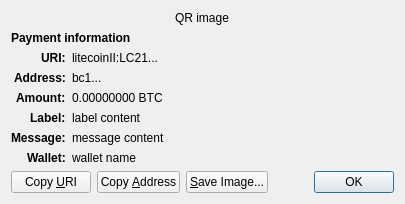
<?xml version="1.0" encoding="UTF-8"?>
<ui version="4.0">
 <class>ReceiveRequestDialog</class>
 <widget class="QDialog" name="ReceiveRequestDialog">
  <property name="geometry">
   <rect>
    <x>0</x>
    <y>0</y>
    <width>413</width>
    <height>229</height>
   </rect>
  </property>
  <property name="windowTitle">
   <string>Request payment to ...</string>
  </property>
  <layout class="QGridLayout" name="gridLayout" columnstretch="0,1">
   <property name="sizeConstraint">
    <enum>QLayout::SetFixedSize</enum>
   </property>
   <item row="0" column="0" colspan="2" alignment="Qt::AlignHCenter">
    <widget class="QRImageWidget" name="qr_code">
     <property name="text">
      <string notr="true">QR image</string>
     </property>
     <property name="textInteractionFlags">
      <set>Qt::NoTextInteraction</set>
     </property>
    </widget>
   </item>
   <item row="1" column="0" colspan="2">
    <widget class="QLabel" name="payment_header">
     <property name="font">
      <font>
       <weight>75</weight>
       <bold>true</bold>
      </font>
     </property>
     <property name="text">
      <string>Payment information</string>
     </property>
     <property name="textInteractionFlags">
      <set>Qt::NoTextInteraction</set>
     </property>
    </widget>
   </item>
   <item row="2" column="0" alignment="Qt::AlignRight|Qt::AlignTop">
    <widget class="QLabel" name="uri_tag">
     <property name="font">
      <font>
       <weight>75</weight>
       <bold>true</bold>
      </font>
     </property>
     <property name="text">
      <string notr="true">URI:</string>
     </property>
     <property name="textFormat">
      <enum>Qt::PlainText</enum>
     </property>
     <property name="textInteractionFlags">
      <set>Qt::NoTextInteraction</set>
     </property>
    </widget>
   </item>
   <item row="2" column="1" alignment="Qt::AlignTop">
    <widget class="QLabel" name="uri_content">
     <property name="text">
      <string notr="true">litecoinII:LC21...</string>
     </property>
     <property name="textFormat">
      <enum>Qt::RichText</enum>
     </property>
     <property name="wordWrap">
      <bool>true</bool>
     </property>
     <property name="textInteractionFlags">
      <set>Qt::TextSelectableByMouse</set>
     </property>
    </widget>
   </item>
   <item row="3" column="0" alignment="Qt::AlignRight|Qt::AlignTop">
    <widget class="QLabel" name="address_tag">
     <property name="font">
      <font>
       <weight>75</weight>
       <bold>true</bold>
      </font>
     </property>
     <property name="text">
      <string>Address:</string>
     </property>
     <property name="textInteractionFlags">
      <set>Qt::NoTextInteraction</set>
     </property>
    </widget>
   </item>
   <item row="3" column="1" alignment="Qt::AlignTop">
    <widget class="QLabel" name="address_content">
     <property name="text">
      <string notr="true">bc1...</string>
     </property>
     <property name="textFormat">
      <enum>Qt::PlainText</enum>
     </property>
     <property name="textInteractionFlags">
      <set>Qt::TextSelectableByMouse</set>
     </property>
    </widget>
   </item>
   <item row="4" column="0" alignment="Qt::AlignRight|Qt::AlignTop">
    <widget class="QLabel" name="amount_tag">
     <property name="font">
      <font>
       <weight>75</weight>
       <bold>true</bold>
      </font>
     </property>
     <property name="text">
      <string>Amount:</string>
     </property>
     <property name="textInteractionFlags">
      <set>Qt::NoTextInteraction</set>
     </property>
    </widget>
   </item>
   <item row="4" column="1" alignment="Qt::AlignTop">
    <widget class="QLabel" name="amount_content">
     <property name="text">
      <string notr="true">0.00000000 BTC</string>
     </property>
     <property name="textFormat">
      <enum>Qt::PlainText</enum>
     </property>
     <property name="textInteractionFlags">
      <set>Qt::TextSelectableByMouse</set>
     </property>
    </widget>
   </item>
   <item row="5" column="0" alignment="Qt::AlignRight|Qt::AlignTop">
    <widget class="QLabel" name="label_tag">
     <property name="font">
      <font>
       <weight>75</weight>
       <bold>true</bold>
      </font>
     </property>
     <property name="text">
      <string>Label:</string>
     </property>
     <property name="textInteractionFlags">
      <set>Qt::NoTextInteraction</set>
     </property>
    </widget>
   </item>
   <item row="5" column="1" alignment="Qt::AlignTop">
    <widget class="QLabel" name="label_content">
     <property name="text">
      <string notr="true">label content</string>
     </property>
     <property name="textFormat">
      <enum>Qt::PlainText</enum>
     </property>
     <property name="wordWrap">
      <bool>true</bool>
     </property>
     <property name="textInteractionFlags">
      <set>Qt::TextSelectableByMouse</set>
     </property>
    </widget>
   </item>
   <item row="6" column="0" alignment="Qt::AlignRight|Qt::AlignTop">
    <widget class="QLabel" name="message_tag">
     <property name="font">
      <font>
       <weight>75</weight>
       <bold>true</bold>
      </font>
     </property>
     <property name="text">
      <string>Message:</string>
     </property>
     <property name="textInteractionFlags">
      <set>Qt::NoTextInteraction</set>
     </property>
    </widget>
   </item>
   <item row="6" column="1" alignment="Qt::AlignTop">
    <widget class="QLabel" name="message_content">
     <property name="text">
      <string notr="true">message content</string>
     </property>
     <property name="textFormat">
      <enum>Qt::PlainText</enum>
     </property>
     <property name="wordWrap">
      <bool>true</bool>
     </property>
     <property name="textInteractionFlags">
      <set>Qt::TextSelectableByMouse</set>
     </property>
    </widget>
   </item>
   <item row="7" column="0" alignment="Qt::AlignRight|Qt::AlignTop">
    <widget class="QLabel" name="wallet_tag">
     <property name="font">
      <font>
       <weight>75</weight>
       <bold>true</bold>
      </font>
     </property>
     <property name="text">
      <string>Wallet:</string>
     </property>
     <property name="textInteractionFlags">
      <set>Qt::NoTextInteraction</set>
     </property>
    </widget>
   </item>
   <item row="7" column="1" alignment="Qt::AlignTop">
    <widget class="QLabel" name="wallet_content">
     <property name="text">
      <string notr="true">wallet name</string>
     </property>
     <property name="textFormat">
      <enum>Qt::PlainText</enum>
     </property>
     <property name="wordWrap">
      <bool>true</bool>
     </property>
     <property name="textInteractionFlags">
      <set>Qt::TextSelectableByMouse</set>
     </property>
    </widget>
   </item>
   <item row="8" column="0" colspan="2">
    <layout class="QHBoxLayout" name="horizontalLayout">
     <item>
      <widget class="QPushButton" name="btnCopyURI">
       <property name="text">
        <string>Copy &amp;URI</string>
       </property>
       <property name="autoDefault">
        <bool>false</bool>
       </property>
      </widget>
     </item>
     <item>
      <widget class="QPushButton" name="btnCopyAddress">
       <property name="text">
        <string>Copy &amp;Address</string>
       </property>
       <property name="autoDefault">
        <bool>false</bool>
       </property>
      </widget>
     </item>
     <item>
      <widget class="QPushButton" name="btnSaveAs">
       <property name="text">
        <string>&amp;Save Image...</string>
       </property>
       <property name="autoDefault">
        <bool>false</bool>
       </property>
      </widget>
     </item>
     <item>
      <spacer name="horizontalSpacer_2">
       <property name="orientation">
        <enum>Qt::Horizontal</enum>
       </property>
       <property name="sizeHint" stdset="0">
        <size>
         <width>40</width>
         <height>20</height>
        </size>
       </property>
      </spacer>
     </item>
     <item>
      <widget class="QDialogButtonBox" name="buttonBox">
       <property name="focusPolicy">
        <enum>Qt::StrongFocus</enum>
       </property>
       <property name="standardButtons">
        <set>QDialogButtonBox::Ok</set>
       </property>
      </widget>
     </item>
    </layout>
   </item>
  </layout>
 </widget>
 <customwidgets>
  <customwidget>
   <class>QRImageWidget</class>
   <extends>QLabel</extends>
   <header>qt/qrimagewidget.h</header>
  </customwidget>
 </customwidgets>
 <tabstops>
  <tabstop>buttonBox</tabstop>
  <tabstop>btnCopyURI</tabstop>
  <tabstop>btnCopyAddress</tabstop>
  <tabstop>btnSaveAs</tabstop>
 </tabstops>
 <resources/>
 <connections>
  <connection>
   <sender>buttonBox</sender>
   <signal>accepted()</signal>
   <receiver>ReceiveRequestDialog</receiver>
   <slot>accept()</slot>
   <hints>
    <hint type="sourcelabel">
     <x>135</x>
     <y>230</y>
    </hint>
    <hint type="destinationlabel">
     <x>135</x>
     <y>126</y>
    </hint>
   </hints>
  </connection>
 </connections>
</ui>
